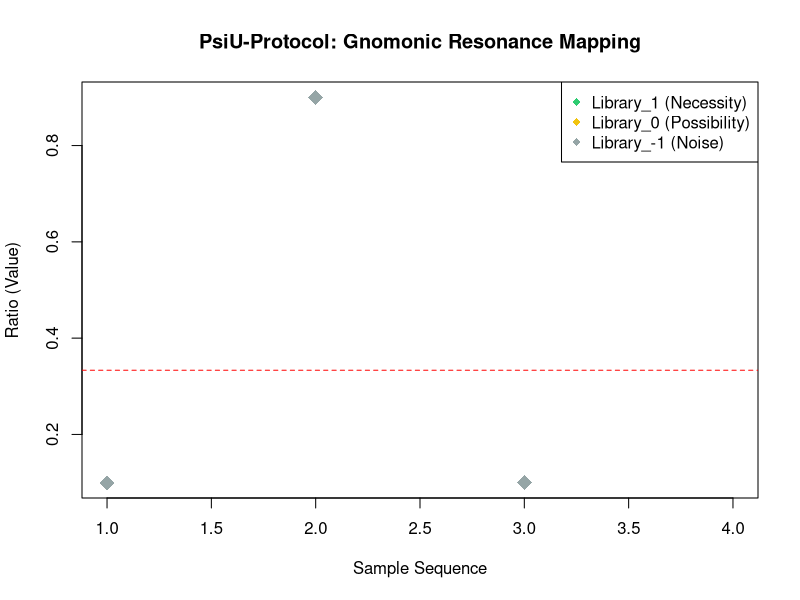

Recreate this plot in R.
# PROGETTO: PSIU-PROTOCOL (HoTT-Inspired Data Analysis)
# MOTORE  : GNOMONIC RESONANCE SIEVE v2.0 - "STRESS TEST EDITION"
# AUTORE  : Roberto Lombardi 
# LICENZA : [MIT]

# PSI-U PROTOCOL: VISUAL RESONANCE ENGINE
# Target gnomonico standard: 1/3
target_gnomonic <- 1/3
threshold_necessity <- 0.01
threshold_possibility <- 0.10

# Caricamento dati
if (!file.exists("input_potential.csv")) {
  # Se il file non esiste, creiamo un piccolo esempio per non far fallire l'Action
  write.csv(data.frame(ratio=c(0.33, 0.34, 0.32, 0.50)), "input_potential.csv", row.names=F)
}
S <- read.csv("input_potential.csv")

# Calcolo scostamento
S$scostamento <- abs(S$ratio - target_gnomonic)
S$library_status <- cut(S$scostamento, 
                        breaks = c(-Inf, threshold_necessity, threshold_possibility, Inf), 
                        labels = c("Library_1 (Necessity)", "Library_0 (Possibility)", "Library_-1 (Noise)"))

# --- GENERAZIONE GRAFICO ---
# Usiamo bitmap() o png() con parametri standard per Linux/GitHub
png("psi_u_resonance_map.png", width = 1000, height = 600, res = 100)
col_palette <- c("#2ecc71", "#f1c40f", "#95a5a6")

plot(S$ratio, col = col_palette[S$library_status], 
     pch = 18, cex = 2, main = "PsiU-Protocol: Gnomonic Resonance Mapping",
     xlab = "Sample Sequence", ylab = "Ratio (Value)")
abline(h = target_gnomonic, col = "red", lty = 2)
legend("topright", legend = levels(S$library_status), col = col_palette, pch = 18)

dev.off() # Chiude il file
graphics.off() # Forza la chiusura di ogni processo grafico
# ---------------------------

write.csv(S, "results_full_analysis.csv", row.names = FALSE)
cat("Processo completato. Mappa generata: psi_u_resonance_map.png\n")
